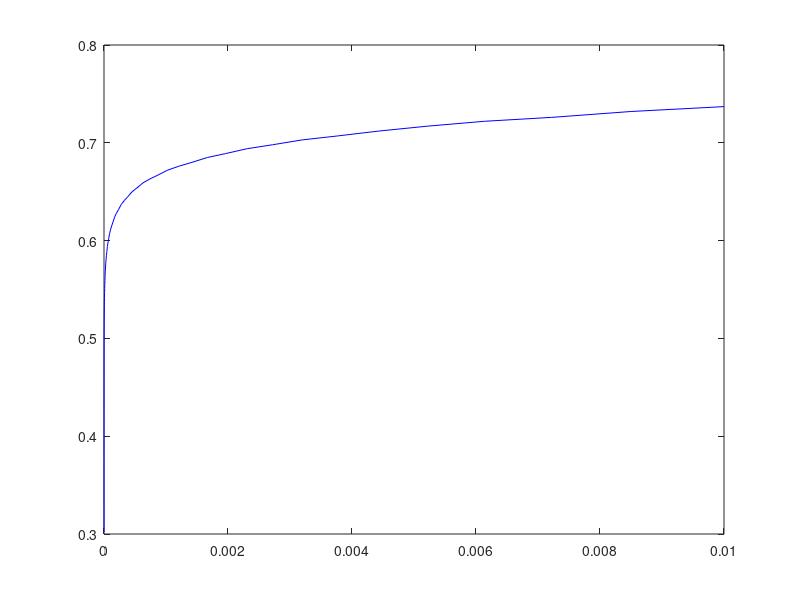
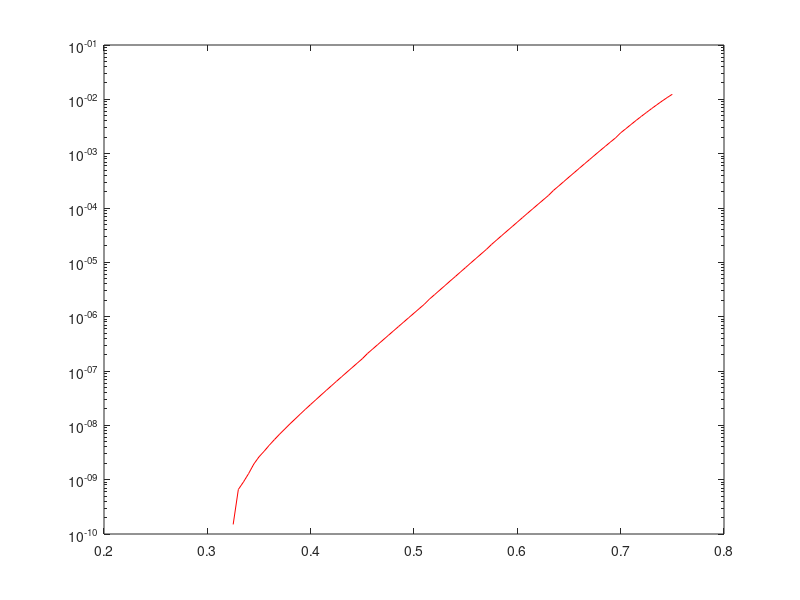
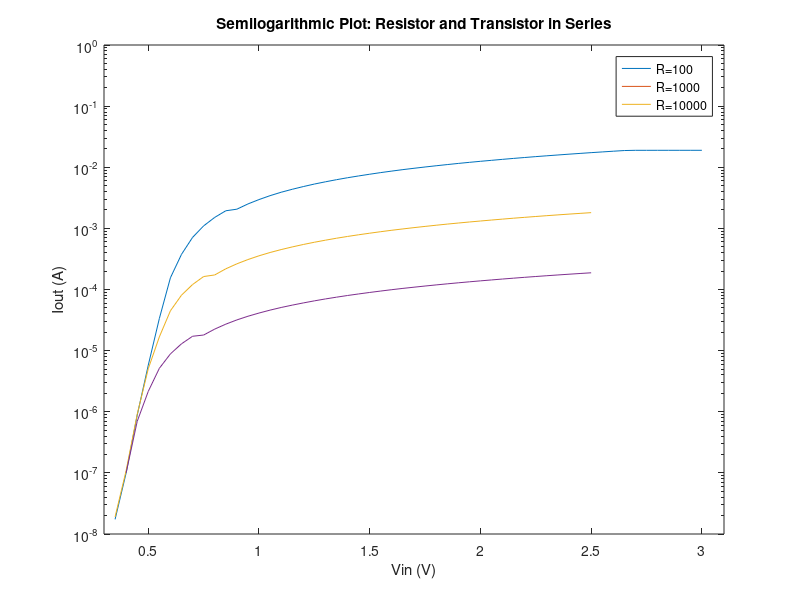
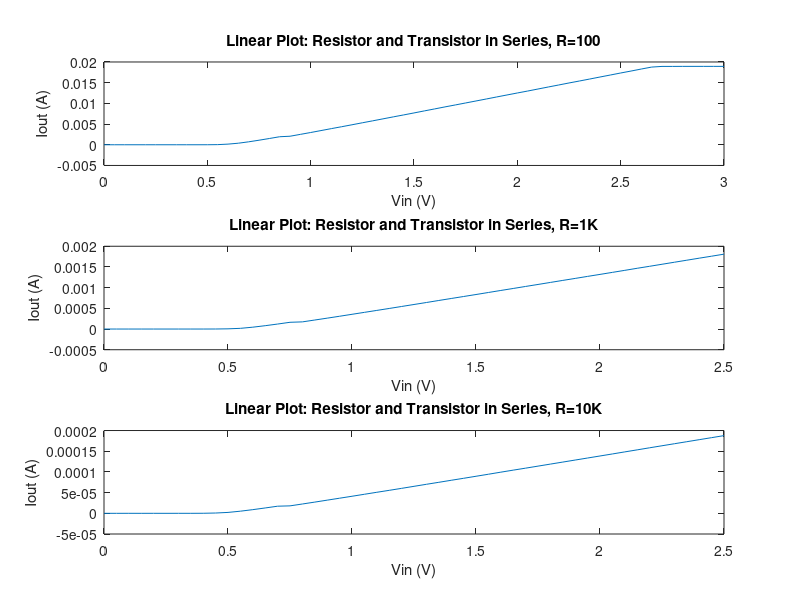

Write the MATLAB code that produced these figures, in order.
% Experiment One : Diode-Connected 
    % Iin_Exp1_1 and Vout_Exp1_1 are from the first V-I characteristic
    % Vin_Exp1_2 and Iout_Exp1_2 are from the first I-V characteristic
% Experiment Two: Resistor in series w/ Transistor
    % Channel 2 sources voltage and measuring currents
    % Channel 1 is measuring voltage
    % Variable names are based off of resistor values

%% Experiment 1
clear
load('collected_data.mat');
plot(Iin_Exp1_1, Vout_Exp1_1, 'b');
figure
semilogy(Vin_Exp1_2, Iout_Exp1_2, 'r');

%% Experiment 2

% theoretical
Is = 0.75;
Ut = 0.25
V = linspace(0.25, 0.75, length(Vin_Exp2_100));
% I = zeros(length(Vin_Exp2_100));
for i = 1:length(Vin_Exp2_100)
    I(1,i) = Is + exp(V(i)/Ut);
end

figure
semilogy(Vin_Exp2_100, Iout_Exp2_100);
hold on
semilogy(Vin_Exp2_100, I);
hold on
semilogy(Vin_Exp2_1K, Iout_Exp2_1K);
hold on
semilogy(Vin_Exp2_10K, Iout_Exp2_10K);
xlabel('Vin (V)');
ylabel('Iout (A)');
title('Semilogarithmic Plot: Resistor and Transistor in Series');
legend('R=100', 'R=1000', 'R=10000');
ylim([10e-9, 10e-1]);
xlim([0.3, 3.1]);

figure
subplot(3,1,1);
plot(Vin_Exp2_100, Iout_Exp2_100);
title('Linear Plot: Resistor and Transistor in Series, R=100');
xlabel('Vin (V)');
ylabel('Iout (A)');
subplot(3,1,2);
plot(Vin_Exp2_1K, Iout_Exp2_1K);
title('Linear Plot: Resistor and Transistor in Series, R=1K');
xlabel('Vin (V)');
ylabel('Iout (A)');
subplot(3,1,3);
plot(Vin_Exp2_10K, Iout_Exp2_10K);
title('Linear Plot: Resistor and Transistor in Series, R=10K');
xlabel('Vin (V)');
ylabel('Iout (A)');


